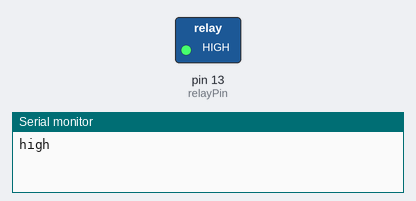
Simulated run of this sketch. Board: Arduino Uno, built with avr-gcc and run on an emulated ATmega328P. On the bench: switched loads named in the sketch (green lamp = pin HIGH), the last lines printed to the serial monitor.

Above: at 5.0 s.
At 15.0 s:
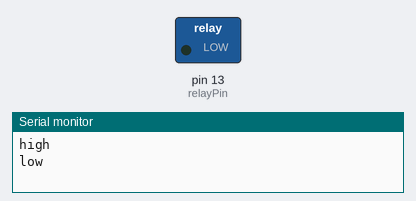
Timing chart, 0 to 26.0 s (numbered marks = the images above):
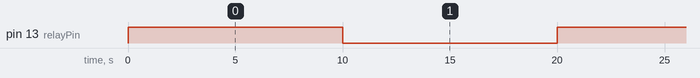

The sketch:

relay_code.ino
```cpp
const int buttonPin1 = 8;  // First push button connected to digital pin 8
const int buttonPin2 = 9;  // Second push button connected to digital pin 9
const int buttonPin3 = 10; // Third push button connected to digital pin 10
const int relayPin = 13;   // Relay connected to digital pin 13

void setup() {
  pinMode(buttonPin1, INPUT_PULLUP); // Set the button pin as an input with internal pull-up resistor
  pinMode(buttonPin2, INPUT_PULLUP); // Set the button pin as an input with internal pull-up resistor
  pinMode(buttonPin3, INPUT_PULLUP); // Set the button pin as an input with internal pull-up resistor
  pinMode(relayPin, OUTPUT);         // Set the relay pin as an output
  //digitalWrite(relayPin, LOW);   ]
  // Initialize the relay in low mode
  Serial.begin(9600);
}

void loop() {

   digitalWrite(relayPin, HIGH);
   Serial.println("high");// Turn on the relay
    delay(10000);                 // Keep the relay on for 10 seconds
    digitalWrite(relayPin, LOW);
    Serial.println("low");
     delay(10000);


}
```

Measured:
- by itself, pin 13 (relayPin): alternates HIGH for 10.0 s and LOW for 10.0 s
